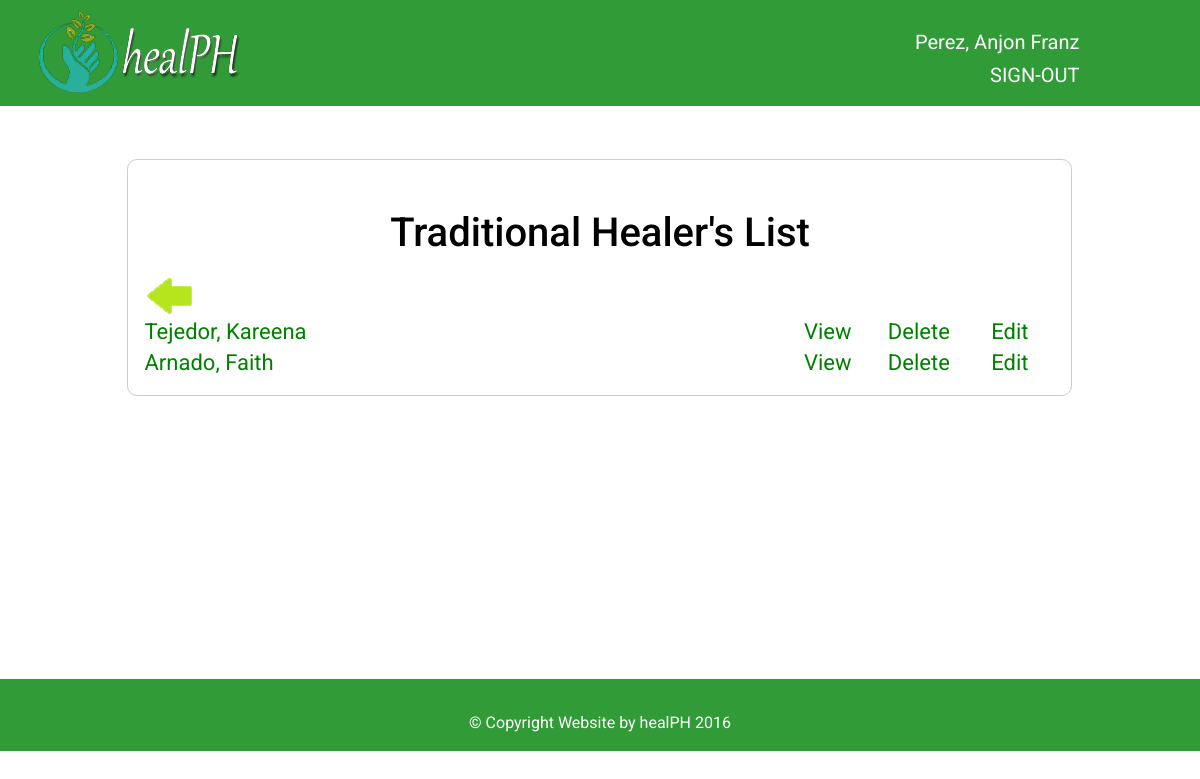
Screenshot of /adminPages/viewhealer.php (signed in) with the database file from the repository.
### tables this page shows
CREATE TABLE IF NOT EXISTS `healer` (
  `HEALER_ID` int(11) NOT NULL AUTO_INCREMENT,
  `ACCT_ID` int(11) NOT NULL,
  `FIRSTNAME` varchar(30) NOT NULL,
  `LASTNAME` varchar(30) NOT NULL,
  `ADDRESS` varchar(200) NOT NULL,
  `CONTACT` varchar(30) NOT NULL,
  `EMAIL_ADDRESS` varchar(45) NOT NULL,
  `LATITUDE` varchar(50) NOT NULL,
  `LONGITUDE` varchar(50) NOT NULL,
  `DETAILS` varchar(1000) NOT NULL,
  `SUBEXPIRY` varchar(20) NOT NULL,
  `PICTURE` varchar(50) NOT NULL DEFAULT 'face.jpg',
  `CLINICDAYS` varchar(200) NOT NULL,
  `CLINICHOURS` varchar(20) NOT NULL,
  `DAILYLIMIT` int(11) NOT NULL,
  `RATE` decimal(5,1) NOT NULL,
  `STATUS` varchar(15) NOT NULL DEFAULT 'UNCONFIRMED',
  PRIMARY KEY (`HEALER_ID`)
);

### queries/managehealer.php (the view, shortened to what this page needs)
<?php
	include 'connection.php';
	if(isset($_GET['p'])) {
		$p = $_GET['p'];
		if($p == "deletehealer") {
			if(isset($_GET['accountid'])) {
				$accountid = $_GET['accountid'];
				$sql = "UPDATE healer SET STATUS = 'INACTIVE' WHERE ACCT_ID = '$accountid'";
				$delete = $conn->query($sql);
				if($delete) {
					header('Location: ../adminpages/viewhealer.php?delsuccess');
				}
				else {
					header('Location: ../adminpages/adminlogin.php?delfailed');
				}
			}
			else {
				header('Location: ../adminpages/adminlogin.php');
			}
		}
	}
	else {
		$sql = "SELECT H.LASTNAME, H.FIRSTNAME, H.HEALER_ID, H.ACCT_ID, H.STATUS, A.ACCT_ID, A.STATUS FROM healer as H INNER JOIN account AS A ON H.ACCT_ID = A.ACCT_ID WHERE H.STATUS = 'ACTIVE'";
		$retrieve = $conn->query($sql)->fetchAll();
		if($retrieve) {
			foreach($retrieve as $row) {
				$lastname = $row['LASTNAME'];
				$firstname = $row['FIRSTNAME'];
				$accountid = $row['ACCT_ID'];
				?>
					<tr style="width:100%">
						<td style="width:70%;text-align:left;"><?php echo $lastname. ", " .$firstname; ?></td>
						<td style="width:10%;text-algin:right;"><?php echo '<a href="healerprofile.php?accountid=' .$accountid. '" style="color:green;">View</a>'; ?></td>
						<td style="width:10%;text-algin:right;"><?php echo '<a href="../queries/managehealer.php?p=deletehealer&accountid=' .$accountid. '" style="color:green;">Delete</a>' ?></td>
						<td style="width:10%;text-algin:right;"><?php echo '<a href="updateAccount.php?accountid=' .$accountid. '" style="color:green;">Edit</a>'; ?></td>
					</tr>
				<?php
			}
		}
	}
?>

### rows the page displays
healer: LASTNAME "Tejedor", FIRSTNAME "Kareena"
healer: LASTNAME "Arnado", FIRSTNAME "Faith"

### other values shown
$_SESSION['NAME'] "Perez, Anjon Franz"
